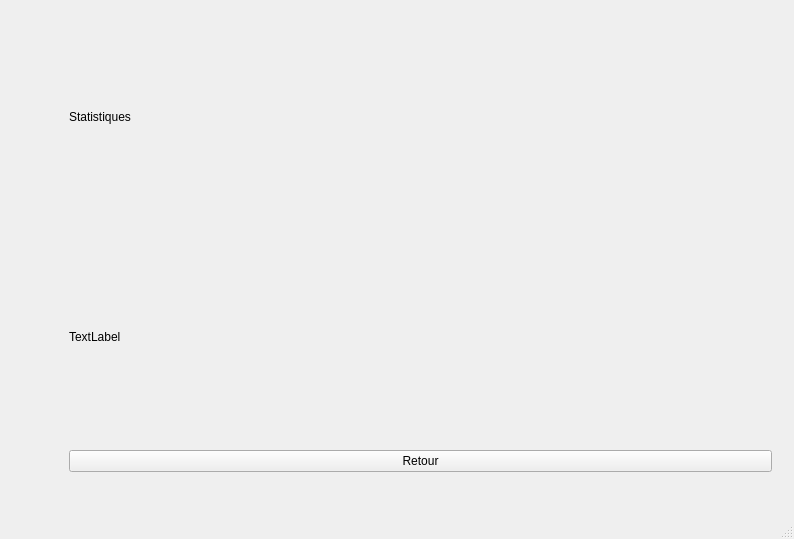
<?xml version="1.0" encoding="UTF-8"?>
<ui version="4.0">
 <class>MainWindow</class>
 <widget class="QMainWindow" name="MainWindow">
  <property name="geometry">
   <rect>
    <x>0</x>
    <y>0</y>
    <width>794</width>
    <height>539</height>
   </rect>
  </property>
  <property name="windowTitle">
   <string>MainWindow</string>
  </property>
  <widget class="QWidget" name="centralwidget">
   <widget class="QFrame" name="frame">
    <property name="geometry">
     <rect>
      <x>60</x>
      <y>0</y>
      <width>721</width>
      <height>481</height>
     </rect>
    </property>
    <property name="frameShape">
     <enum>QFrame::NoFrame</enum>
    </property>
    <layout class="QVBoxLayout" name="verticalLayout_2">
     <item>
      <layout class="QVBoxLayout" name="verticalLayout">
       <item>
        <widget class="QLabel" name="label">
         <property name="text">
          <string>Statistiques</string>
         </property>
        </widget>
       </item>
       <item>
        <layout class="QGridLayout" name="gridLayout">
         <item row="0" column="0">
          <widget class="QLabel" name="textPerformance">
           <property name="text">
            <string>TextLabel</string>
           </property>
          </widget>
         </item>
        </layout>
       </item>
      </layout>
     </item>
     <item>
      <widget class="QPushButton" name="Retour">
       <property name="text">
        <string>Retour</string>
       </property>
      </widget>
     </item>
    </layout>
   </widget>
  </widget>
  <widget class="QMenuBar" name="menubar">
   <property name="geometry">
    <rect>
     <x>0</x>
     <y>0</y>
     <width>794</width>
     <height>26</height>
    </rect>
   </property>
  </widget>
  <widget class="QStatusBar" name="statusbar"/>
 </widget>
 <resources/>
 <connections/>
</ui>
